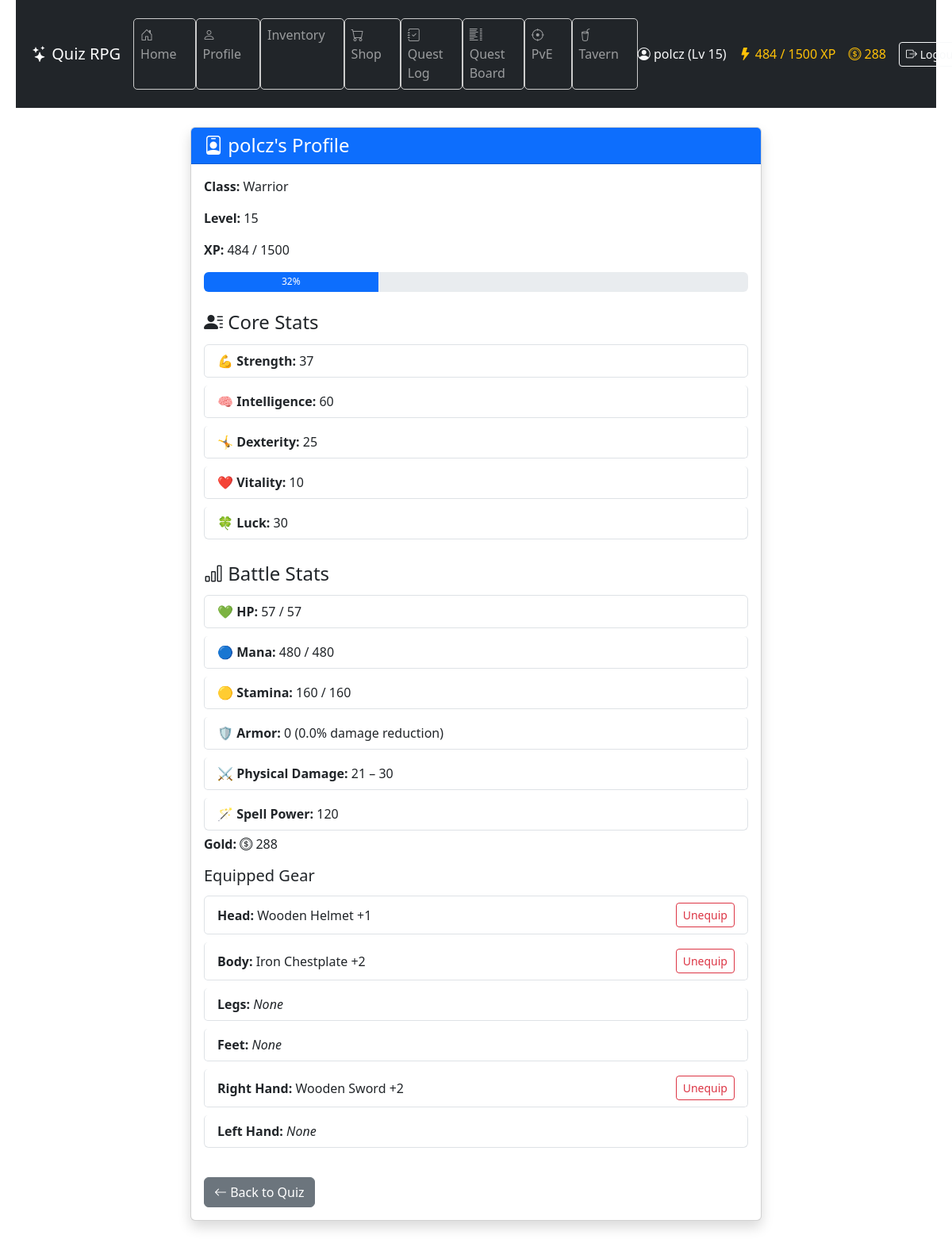
/profile/ (signed in), run on the app's committed database.
### game/models.py (models this page shows, shortened)
class Character(models.Model):
    CLASS_CHOICES = [
        ("warrior", "Warrior"),
        ("mage", "Mage"),
        ("rogue", "Rogue"),
    ]
    user = models.OneToOneField(User, on_delete=models.CASCADE)
    name = models.CharField(max_length=100)
    character_class = models.CharField(
        max_length=20, choices=CLASS_CHOICES, default="warrior"
    )
    level = models.IntegerField(default=1)
    experience = models.IntegerField(default=0)
    experience_to_next_level = models.PositiveIntegerField(default=100)
    hp = models.PositiveIntegerField(default=100)
    max_hp = models.PositiveIntegerField(default=100)
    hp_from_levels = models.PositiveIntegerField(default=0)
    mana = models.PositiveIntegerField(default=50)
    max_mana = models.PositiveIntegerField(default=50)
    mana_from_levels = models.PositiveIntegerField(default=0)
    stamina = models.PositiveIntegerField(default=50)
    max_stamina = models.PositiveIntegerField(default=50)
    armor = models.PositiveIntegerField(default=0)
    damage_reduction = models.FloatField(default=0.0)
    physical_min_damage = models.PositiveIntegerField(default=1)
    physical_max_damage = models.PositiveIntegerField(default=3)
    spell_power = models.PositiveIntegerField(default=0)
    hp_regeneration = models.PositiveIntegerField(default=0)
    mana_regeneration = models.PositiveIntegerField(default=0)
    stamina_regeneration = models.PositiveIntegerField(default=0)
    items = models.ManyToManyField("Item", related_name="characters", blank=True)
    equipped_head = models.ForeignKey(
        "Item",
        null=True,
        blank=True,
        related_name="equipped_on_head",
        on_delete=models.SET_NULL,
    )
    equipped_body = models.ForeignKey(
        "Item",
        null=True,
        blank=True,
        related_name="equipped_on_body",
        on_delete=models.SET_NULL,
    )
    equipped_legs = models.ForeignKey(
        "Item",
        null=True,
        blank=True,
        related_name="equipped_on_legs",
        on_delete=models.SET_NULL,
    )
    equipped_feet = models.ForeignKey(
        "Item",
        null=True,
        blank=True,
        related_name="equipped_on_feet",
        on_delete=models.SET_NULL,
    )
    equipped_hand_right = models.ForeignKey(
        "Item",
        null=True,
        blank=True,
        related_name="equipped_on_hand_right",
        on_delete=models.SET_NULL,
    )
    equipped_hand_left = models.ForeignKey(
        "Item",
        null=True,
        blank=True,
        related_name="equipped_on_hand_left",
        on_delete=models.SET_NULL,
    )
    strength = models.IntegerField(default=5)
    intelligence = models.IntegerField(default=5)
    dexterity = models.IntegerField(default=5)
    vitality = models.IntegerField(default=5)
    luck = models.IntegerField(default=5)
    stat_points = models.IntegerField(default=0)
    gold = models.IntegerField(default=0)
    last_regen_time = models.DateTimeField(default=timezone.now)
    class XpReward(TypedDict):
        total: int
        base: int
        strength_bonus: int
        intelligence_bonus: int
        double: bool

class Item(models.Model):
    SLOT_CHOICES = [
        ("head", "Head"),
        ("body", "Body"),
        ("legs", "Legs"),
        ("feet", "Feet"),
        ("hand_right", "Right Hand"),
        ("hand_left", "Left Hand"),
    ]
    name = models.CharField(max_length=100)
    description = models.TextField(blank=True, null=True)
    price = models.IntegerField(null=True, blank=True)
    is_available_in_shop = models.BooleanField(default=False)
    slot = models.CharField(
        max_length=20,
        choices=SLOT_CHOICES,
        default="hand_right",
    )
    effect_strength = models.IntegerField(default=0)
    effect_intelligence = models.IntegerField(default=0)
    effect_dexterity = models.IntegerField(default=0)
    effect_vitality = models.IntegerField(default=0)
    effect_luck = models.IntegerField(default=0)
    min_damage = models.PositiveIntegerField(default=0)
    max_damage = models.PositiveIntegerField(default=0)
    armor = models.PositiveIntegerField(default=0)
    spell_power = models.PositiveIntegerField(default=0)
    hp_bonus = models.IntegerField(default=0)
    mana_bonus = models.IntegerField(default=0)
    stamina_bonus = models.IntegerField(default=0)
    required_class = models.CharField(
        max_length=20,
        choices=Character.CLASS_CHOICES,
        null=True,
        blank=True,
        help_text="If set, only characters of this class can equip the item.",
    )

### game/views.py (the view)
# urls.py: path("profile/", views.profile_view, name="profile"),
@character_required
def profile_view(request):
    SLOTS = [
        ("head", "Head"),
        ("body", "Body"),
        ("legs", "Legs"),
        ("feet", "Feet"),
        ("hand_right", "Right Hand"),
        ("hand_left", "Left Hand"),
    ]
    character = Character.objects.get(user=request.user)
    regenerate_character(character)
    xp_max = character.level * 100
    xp_progress = int((character.experience / xp_max) * 100)
    equipped_items = []
    for slot, label in SLOTS:
        item = getattr(character, f"equipped_{slot}")
        equipped_items.append(
            {
                "slot": slot,
                "label": label,
                "item": item,
            }
        )
    return render(
        request,
        "game/profile.html",
        {
            "character": character,
            "xp_progress": xp_progress,
            "equipped_items": equipped_items,
        },
    )

### game/context_processors.py (called while the page is built)
def character_context(request):
    if request.user.is_authenticated:
        try:
            character = Character.objects.get(user=request.user)
            return {"character": character}
        except Character.DoesNotExist:
            return {}
    return {}

### game/services/regeneration.py (called while the page is built)
def regenerate_character(character):
    now = timezone.now()
    elapsed = now - character.last_regen_time
    ticks = elapsed // REGEN_INTERVAL
    if ticks >= 1:
        character.hp = min(character.max_hp, character.hp + ticks * REGEN_AMOUNT)
        character.mana = min(character.max_mana, character.mana + ticks * REGEN_AMOUNT)
        character.stamina = min(
            character.max_stamina, character.stamina + ticks * REGEN_AMOUNT
        )
        character.last_regen_time = now
        character.save()

### game/templates/game/profile.html (shortened to what this page needs)
{% extends "game/base.html" %}
{% block content %}
<div class="container my-4">
  <div class="row justify-content-center">
    <div class="col-md-8">
      <div class="card shadow">
        <div class="card-header bg-primary text-white">
          <h4 class="mb-0">
            <i class="bi bi-person-badge"></i> {{ character.name }}'s Profile
          </h4>
        </div>
        <div class="card-body">
          <p><strong>Class:</strong> {{ character.get_character_class_display }}</p>
          <p><strong>Level:</strong> {{ character.level }}</p>
          <p><strong>XP:</strong> {{ character.experience }} / {{ character.level }}00</p>
          <div class="progress mb-3" style="height: 25px;">
            <div
              class="progress-bar"
              role="progressbar"
              style="width: {{ xp_progress }}%;"
              aria-valuenow="{{ xp_progress }}"
              aria-valuemin="0"
              aria-valuemax="100"
            >
              {{ xp_progress }}%
            </div>
          </div>
          <h4 class="mt-4"><i class="bi bi-person-lines-fill"></i> Core Stats</h4>
          <ul class="list-group">
            <li class="list-group-item">💪 <strong>Strength:</strong> {{ character.strength }}</li>
            <li class="list-group-item">🧠 <strong>Intelligence:</strong> {{ character.intelligence }}</li>
            <li class="list-group-item">🤸 <strong>Dexterity:</strong> {{ character.dexterity }}</li>
            <li class="list-group-item">❤️ <strong>Vitality:</strong> {{ character.vitality }}</li>
            <li class="list-group-item">🍀 <strong>Luck:</strong> {{ character.luck }}</li>
          </ul>
          <h4 class="mt-4"><i class="bi bi-bar-chart"></i> Battle Stats</h4>
          <ul class="list-group">
            <li class="list-group-item">
              💚 <strong>HP:</strong> {{ character.hp }} / {{ character.max_hp }}
            </li>
            <li class="list-group-item">
              🔵 <strong>Mana:</strong> {{ character.mana }} / {{ character.max_mana }}
            </li>
            <li class="list-group-item">
              🟡 <strong>Stamina:</strong> {{ character.stamina }} / {{ character.max_stamina }}
            </li>
            <li class="list-group-item">
              🛡️ <strong>Armor:</strong> {{ character.armor }}
              ({{ character.damage_reduction|floatformat:1 }}% damage reduction)
            </li>
            <li class="list-group-item">
              ⚔️ <strong>Physical Damage:</strong> {{ character.physical_min_damage }} – {{ character.physical_max_damage }}
            </li>
            <li class="list-group-item">
              🪄 <strong>Spell Power:</strong> {{ character.spell_power }}
            </li>
          </ul>
          <p><strong>Gold:</strong> <i class="bi bi-coin"></i> {{ character.gold }}</p>
          <h5>Equipped Gear</h5>
          <ul class="list-group mb-3">
            {% for slot in equipped_items %}
            <li class="list-group-item d-flex justify-content-between align-items-center">
              <span>
                <strong>{{ slot.label }}:</strong>
                {% if slot.item %}
                  {{ slot.item.name }}
                {% else %}
                  <em>None</em>
                {% endif %}
              </span>
              {% if slot.item %}
              <a
                href="{% url 'unequip_item' slot.slot %}"
                class="btn btn-sm btn-outline-danger"
              >
                Unequip
              </a>
              {% endif %}
            </li>
            {% endfor %}
          </ul>
          <a href="{% url 'quiz' %}" class="btn btn-secondary mt-3">
            <i class="bi bi-arrow-left"></i> Back to Quiz
          </a>
        </div>
      </div>
    </div>
  </div>
</div>
{% endblock %}

### game/templates/game/base.html (shortened to what this page needs)
{% load static %}
<!DOCTYPE html>
<html lang="en">
  <head>
    <link rel="stylesheet" type="text/css" href="{% static 'game/style.css' %}" />
    <link href="https://cdn.jsdelivr.net/npm/bootstrap@5.3.3/dist/css/bootstrap.min.css" rel="stylesheet" />
    <link href="https://cdn.jsdelivr.net/npm/bootstrap-icons@1.11.3/font/bootstrap-icons.css" rel="stylesheet" />
  </head>
  <body>
    <header class="bg-dark text-white">
      <nav class="navbar navbar-expand-lg navbar-dark container">
        <a class="navbar-brand" href="{% url 'home' %}">
          <i class="bi bi-stars"></i> Quiz RPG
        </a>
        <div class="collapse navbar-collapse justify-content-between" id="navbarNav">
          <ul class="navbar-nav me-auto mb-2 mb-lg-0">
            <li class="nav-item"><a class="nav-link" href="{% url 'home' %}"><i class="bi bi-house-door"></i> Home</a></li>
            <li class="nav-item"><a class="nav-link" href="{% url 'profile' %}"><i class="bi bi-person"></i> Profile</a></li>
            <li class="nav-item"><a class="nav-link" href="{% url 'inventory' %}"> Inventory</a></li>
            <li class="nav-item"><a class="nav-link" href="{% url 'shop' %}"><i class="bi bi-cart"></i> Shop</a></li>
            <li class="nav-item"><a class="nav-link" href="{% url 'quest_log' %}"><i class="bi bi-journal-check"></i> Quest Log</a></li>
            <li class="nav-item"><a class="nav-link" href="{% url 'quest_list' %}"><i class="bi bi-list-columns"></i> Quest Board</a></li>
            <li class="nav-item"><a class="nav-link" href="{% url 'battle_select' %}"><i class="bi bi-crosshair"></i> PvE</a></li>
            <li class="nav-item"><a class="nav-link" href="{% url 'tavern' %}"><i class="bi bi-cup-straw"></i> Tavern</a></li>
          </ul>
          <div class="d-flex align-items-center gap-3 text-nowrap">
            {% if user.is_authenticated %}
              {% if character %}
                <span class="text-light"><i class="bi bi-person-circle"></i> {{ character.name }} (Lv {{ character.level }})</span>
                <span class="text-warning"><i class="bi bi-lightning-fill"></i> {{ character.experience }} / {{ character.level|add:"0" }}00 XP</span>
                <span class="text-warning"><i class="bi bi-coin"></i> {{ character.gold }}</span>
              {% else %}
                <span class="text-light"><i class="bi bi-person-circle"></i> {{ user.username }}</span>
              {% endif %}
              <form method="post" action="{% url 'logout' %}" class="d-inline">
                <button type="submit" class="btn btn-outline-light btn-sm">
                  <i class="bi bi-box-arrow-right"></i> Logout
                </button>
              </form>
            {% else %}
              <a href="{% url 'login' %}" class="btn btn-outline-light btn-sm"><i class="bi bi-box-arrow-in-right"></i> Login</a>
              <a href="{% url 'register' %}" class="btn btn-outline-light btn-sm"><i class="bi bi-person-plus"></i> Register</a>
            {% endif %}
          </div>
        </div>
      </nav>
    </header>
    <main class="container mb-5">
      {% block content %}{% endblock %}
    </main>
  </body>
</html>

### game/static/game/style.css (style rules this page uses)
body { font-family: "Segoe UI", sans-serif; background-color: #f4f4f4; color: #333; margin: 0; padding: 0 20px; }
header { background-color: #222; color: white; padding: 15px 20px; display: flex; flex-direction: column; align-items: flex-start; }
nav a { color: #ddd; text-decoration: none; margin-right: 15px; }
nav li { background: none !important; width: auto !important; height: auto !important; padding: 0 !important; margin: 0 !important; display: list-item; }
button { background-color: #4CAF50; color: white; border: none; padding: 8px 16px; margin-top: 5px; cursor: pointer; border-radius: 4px; }
ul { list-style: none; padding-left: 0; }
li { background-color: white; border: 1px solid #ccc; margin: 5px 0; padding: 10px; border-radius: 5px; }

### data on the page
Character: name "polcz", level "15", experience "484", level|add "15", gold "288", character_class "Warrior", strength "37", intelligence "60", dexterity "25", vitality "10", luck "30", hp "57", max_hp "57", mana "480", max_mana "480", stamina "160", max_stamina "160", armor "0", damage_reduction "0.0", physical_min_damage "21", physical_max_damage "30", spell_power "120"
Item: label "Head", item.name "Wooden Helmet +1", shows "Unequip"
Item: label "Body", item.name "Iron Chestplate +2", shows "Unequip"
Item: label "Right Hand", item.name "Wooden Sword +2", shows "Unequip"

### other printed values
{{ xp_progress }} "32"
{{ slot.label }} "Legs" "Feet" "Left Hand"
